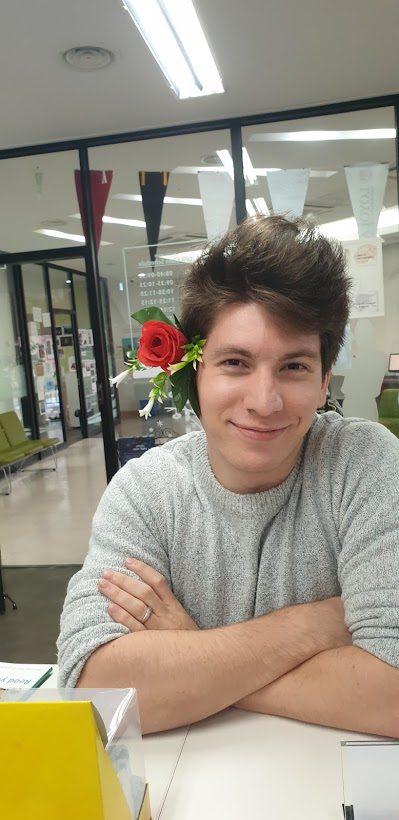
#> input picture img/spirit-week.jpg, 399 x 820 px
$ python 0410-img-copy2.py
#> lines starting #> are read from the running program, lines starting #| are printed output that depends on the picture; after the words box and inside, x2 and y2 are one past the last pixel; in counts of white or black regions, pixels touching at a corner belong together
# 0410.py
import cv2
import numpy as np

src = cv2.imread('../../img/spirit-week.jpg', cv2.IMREAD_GRAYSCALE)
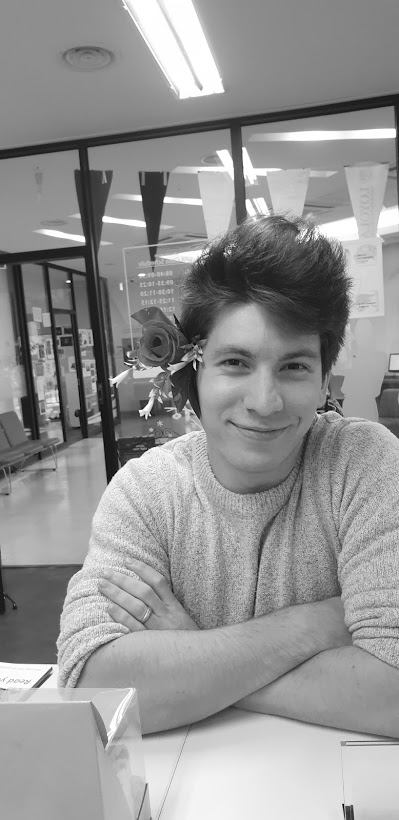
#> src: shape (820, 399); min 0, max 255, mean 147.6
shape = src.shape[0], src.shape[1], 3
#> shape = (820, 399, 3)
dst = np.zeros(shape, dtype = np.uint8)

# dst[:,:,0] = src # B - Blue channel
# dst[:,:,1] = src # G - Green channel
dst[:,:,2] = src # R - Red channel
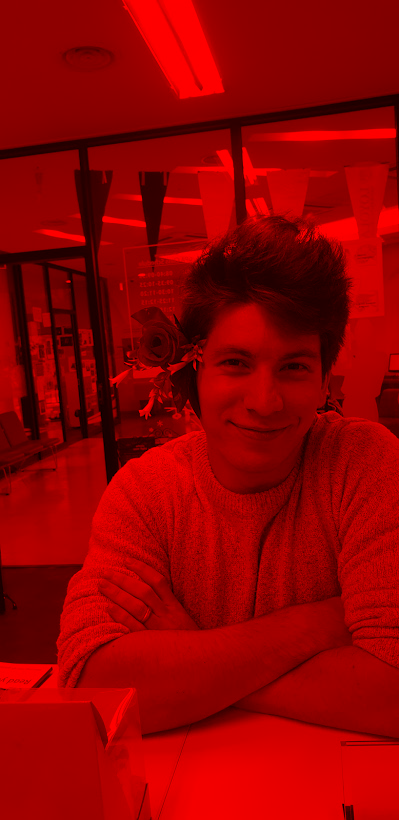
#> dst: shape (820, 399, 3); mean of channels 0, 1, 2 0, 0, 147.6; drawn as B, G, R

dst[100:400, 200:300, :] = [255,255,255]
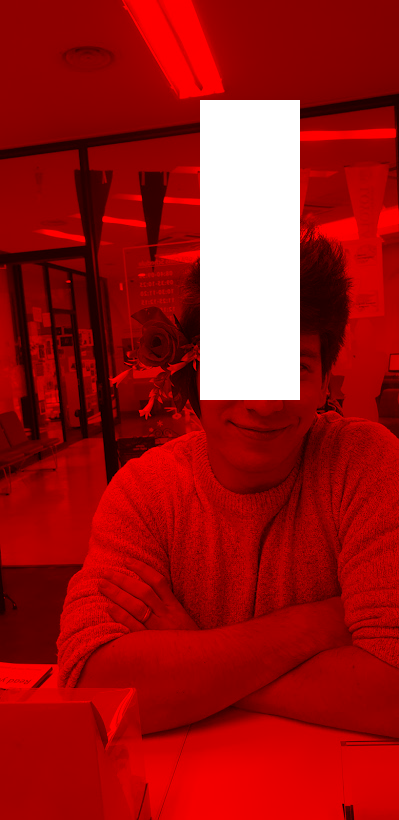
#> dst: shape (820, 399, 3); 9.17% of pixels changed, all inside (x1, y1, x2, y2) = (200, 100, 300, 400); drawn as B, G, R

cv2.imshow('src', src)
cv2.imshow('dst', dst)
cv2.waitKey()
cv2.destroyAllWindows()

$ run again, with img/basketball.jpg copied over img/spirit-week.jpg
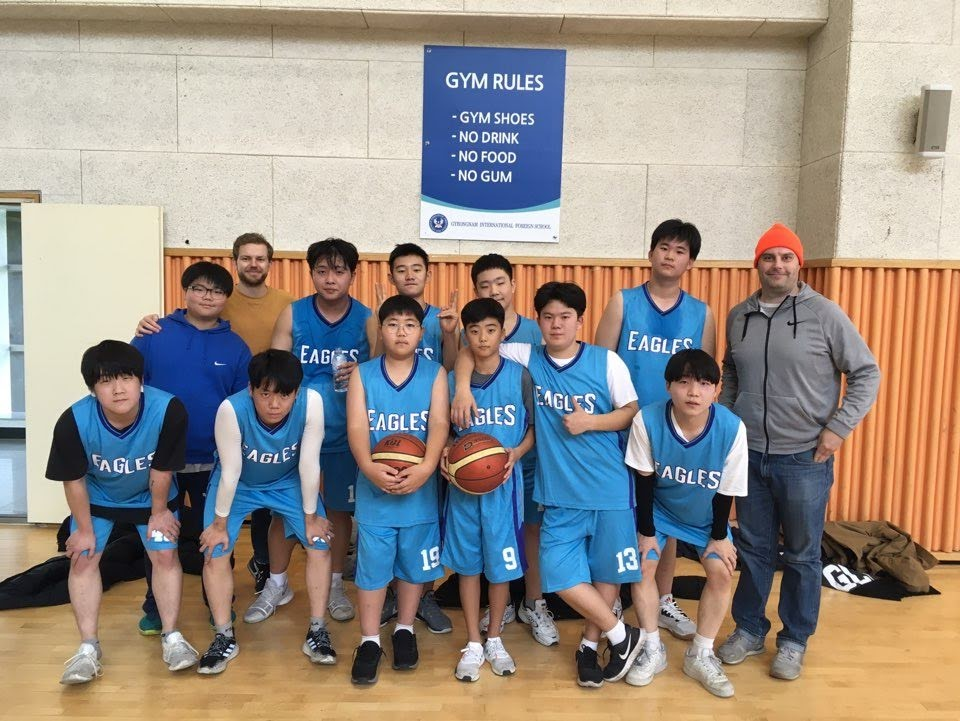
#> input picture img/basketball.jpg, 960 x 721 px
#> `src = cv2.imread('../../img/spirit-week.jpg', cv2.IMREAD_GRAYSCALE)`:
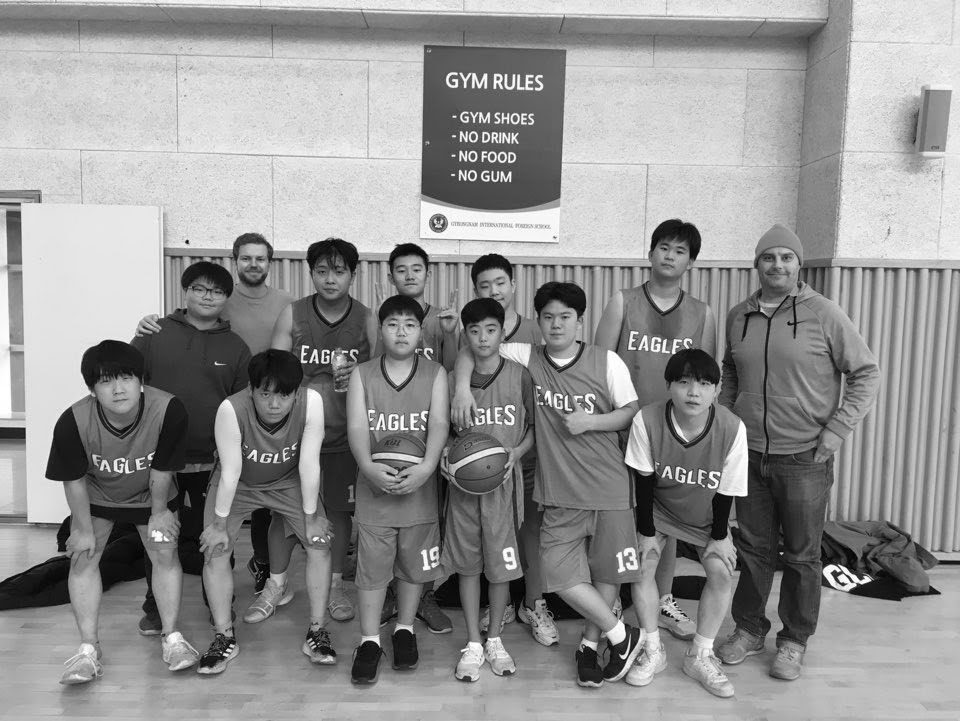
#> src: shape (721, 960); min 0, max 255, mean 145.8
#> `dst[100:400, 200:300, :] = [255,255,255]`:
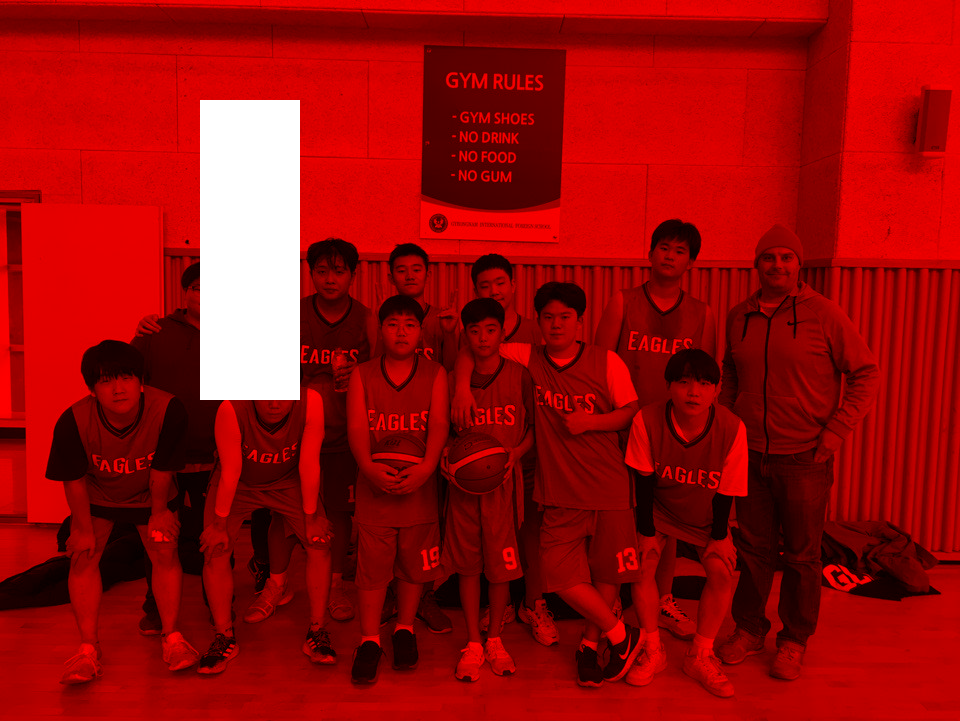
#> dst: shape (721, 960, 3); mean of channels 0, 1, 2 11.1, 11.1, 150.2; drawn as B, G, R
